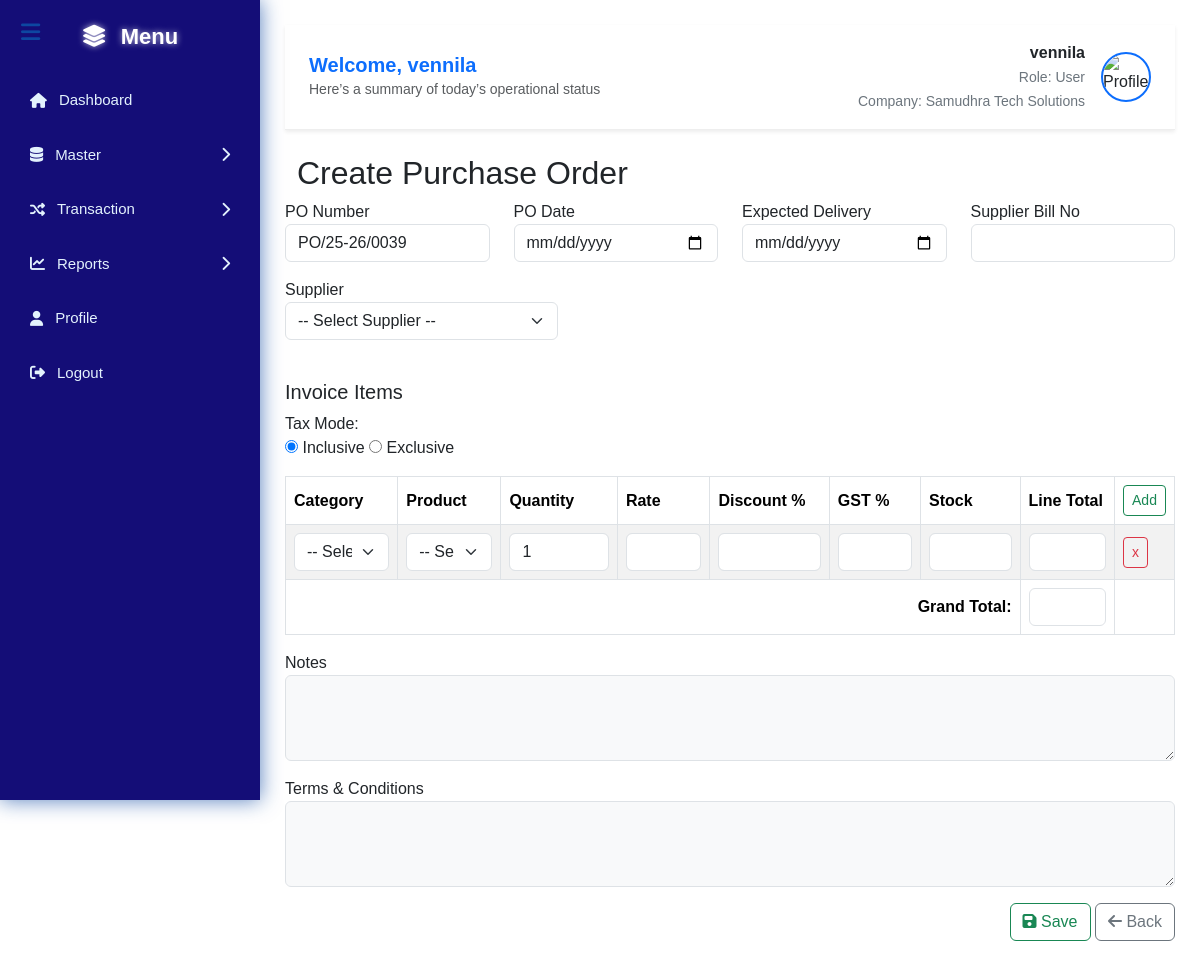
The app's page /insert_po.php (signed in), older data.
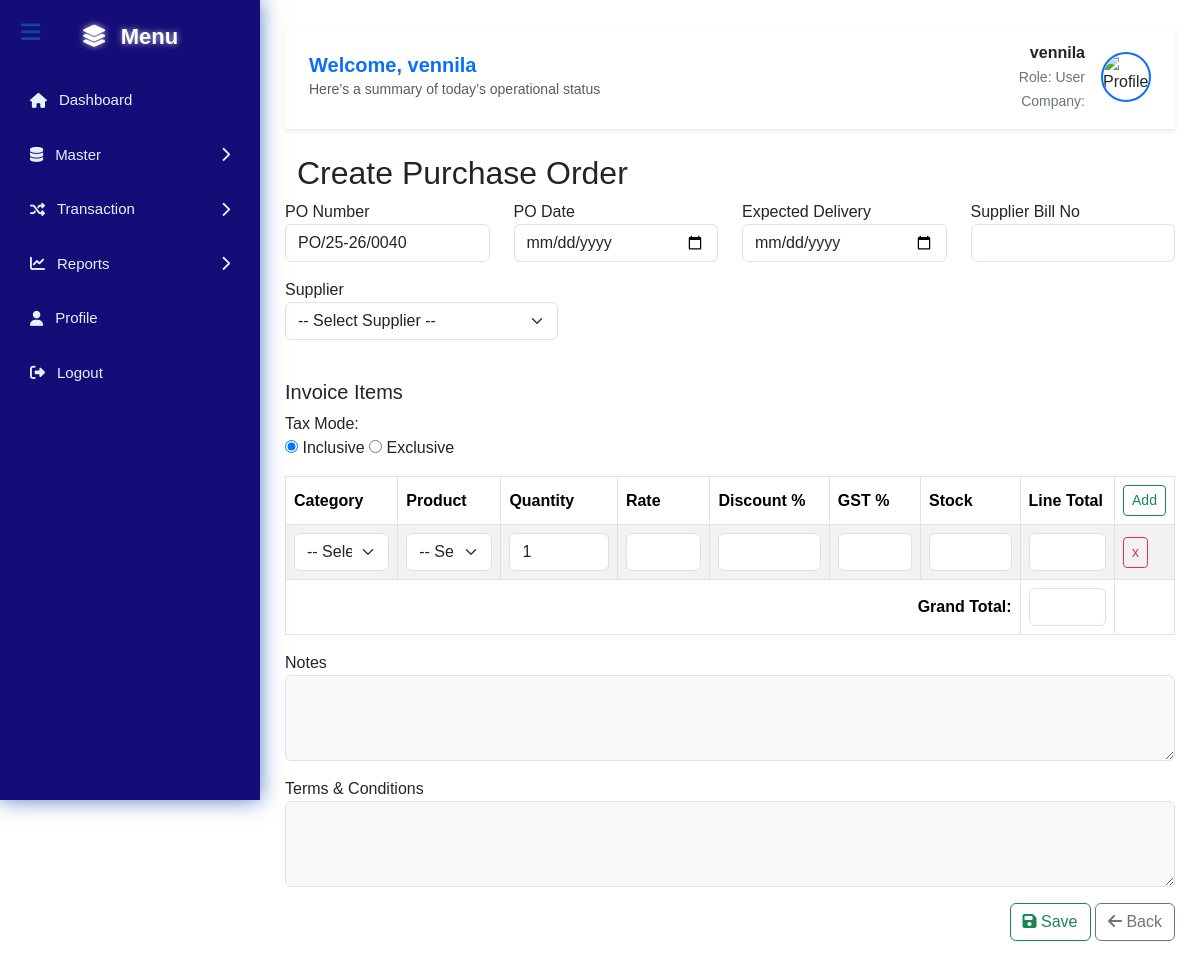
The same page, newer data.
### tables this page shows
CREATE TABLE `purchase_orders` (
  `po_id` int(11) NOT NULL,
  `po_number` varchar(50) DEFAULT NULL,
  `po_date` date DEFAULT NULL,
  `expected_date` date DEFAULT NULL,
  `supplier_id` int(11) DEFAULT NULL,
  `supplier_bill_no` varchar(50) DEFAULT NULL,
  `notes` text DEFAULT NULL,
  `terms` text DEFAULT NULL,
  `total_amount` decimal(12,2) NOT NULL DEFAULT 0.00,
  `tax_mode` enum('Inclusive','Exclusive') NOT NULL DEFAULT 'Inclusive'
);

### insert_po.php (the view, shortened to what the changed rows need)
<?php
require_once 'config.php';
include 'header.php';
function generatePONumber($pdo) {
    $last_po = $pdo->query("SELECT po_number FROM purchase_orders ORDER BY po_id DESC LIMIT 1")->fetchColumn();
    if ($last_po) {
        $num = (int)substr($last_po, strrpos($last_po, "/")+1);
        return "PO/25-26/".str_pad($num+1, 4, "0", STR_PAD_LEFT);
    } else {
        return "PO/25-26/0001";
    }
}
$po_number = generatePONumber($pdo);
?>
<div class="container mt-4">
    <h2>Create Purchase Order</h2>
</div>
    <form method="post">
        <div class="row mb-3">
            <div class="col-md-3">
                <label>PO Number</label>
                <input type="text" name="po_number" class="form-control" value="<?= $po_number ?>" readonly>
            </div>
        </div>
<div class="table-dark">
 <table class="table table-bordered table-striped table-hover custom-blue" id="itemsTable">
        <thead>
            <tr>
                <th scope="col">Category</th>
                <th scope="col">Product</th>
                <th scope="col">Quantity</th>
                <th scope="col">Rate</th>
                <th scope="col">Discount %</th>
                <th scope="col">GST %</th>
                 <th>Stock</th>
                <th scope="col">Line Total</th>
                <th scope="col">
                    <button type="button" class="btn btn-outline-success btn-sm" onclick="addRow()">
                        <i class="bi bi-plus"></i> Add
                    </button>
                </th>
            </tr>
        </thead>
            <tfoot>
                <tr>
                    <th colspan="7" class="text-end">Grand Total:</th>
                    <th><input type="number" id="grandTotal" class="form-control" readonly></th>
                    <th colspan="1"></th>
                </tr>
            </tfoot>
        </table>
    </form>
</body>
</html>

### header.php (shortened to what the changed rows need)
<?php
$name     = htmlspecialchars($_SESSION['user'] ?? 'User');
$role     = htmlspecialchars($_SESSION['role'] ?? 'User');
$company  = htmlspecialchars($_SESSION['company'] ?? 'N/A');
?>
<!DOCTYPE html>
<html lang="en">
<head>
  <link href="https://cdn.jsdelivr.net/npm/bootstrap@5.3.2/dist/css/bootstrap.min.css" rel="stylesheet">
  <link href="https://cdnjs.cloudflare.com/ajax/libs/font-awesome/6.5.0/css/all.min.css" rel="stylesheet">
</head>
<body>
<div class="main-content">
<div class="topbar shadow-sm bg-white d-flex justify-content-between align-items-center px-4 py-3 mb-4" style="border-bottom: 1px solid #eee;">
    <div class="d-flex align-items-center">
        <div class="text-end me-3">
            <strong><?= $name ?></strong><br>
            <small class="text-secondary">Role: <?= $role ?></small><br>
            <small class="text-secondary">Company: <?= $company ?></small>
        </div>
    </div>
</div>
</body>
</html>

Row changes from the older to the newer data that the page shows:
no longer on this page (row unchanged): purchase_orders: po_number "PO/25-26/0039"
added purchase_orders: po_number "PO/25-26/0040"
Text that changed along with them:
$company: "Samudhra Tech Solutions" → (not shown)
